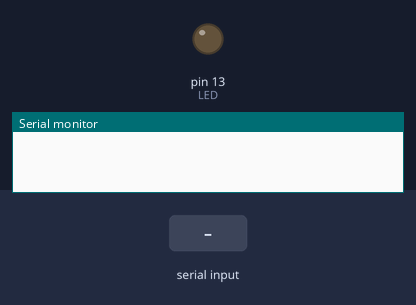
The sketch below on a simulated Arduino Uno, built with avr-gcc and run on an emulated ATmega328P. Parts: output pins drawn as LEDs (lit = HIGH), the last lines printed to the serial monitor. The inputs (shaded band) are chosen by the test bench.

Above: at 1.2 s.
1.3 s: byte 30 received over Serial
At 2.6 s:
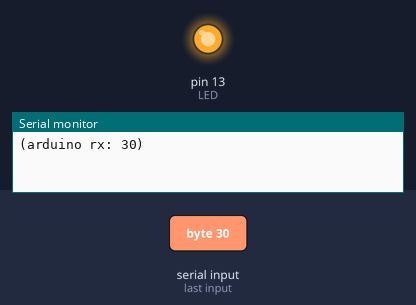
Timing chart, 0 to 4.3 s (numbered marks = the images above; inputs shaded):
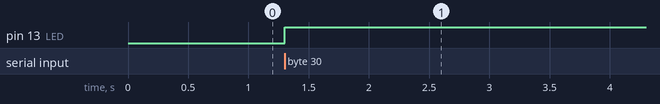

The sketch:

sketch.ino
```cpp
#define LED 13

void setup() {
    Serial.begin(9600);
    pinMode(LED, OUTPUT);
}

void loop() {
    if (Serial.available()) {
        byte rx = Serial.read();

        Serial.print("(arduino rx: ");
        Serial.print(rx);
        Serial.print(")");

        digitalWrite(LED, rx);
    }
}
```

Measured:
- after the input at 1.3 s, pin 13 (LED): LOW → HIGH at once
